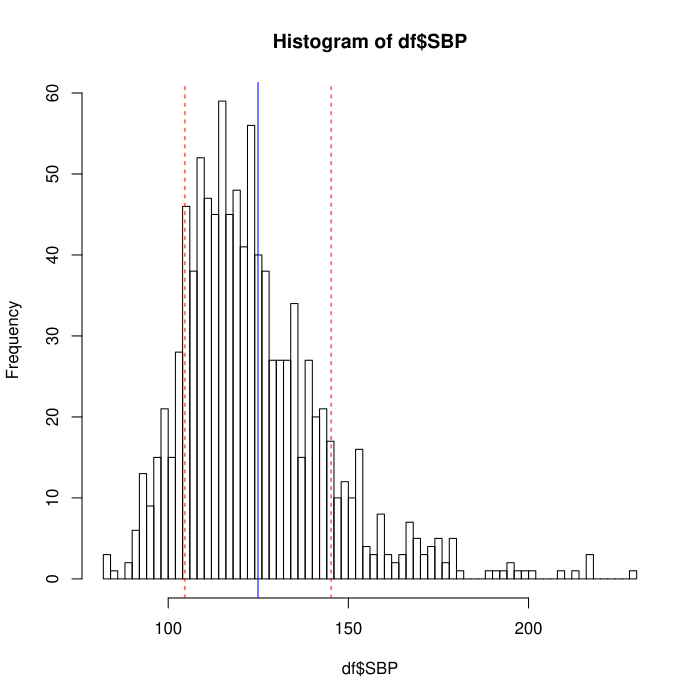

Write R code to recreate this figure.
rm(list = ls())
pathname<-"C:/BME/Sem 2/Biostat/Class 7/"
sbp<-read.csv(paste(pathname,"Lab Week 7 - NHANES subset.csv",sep=""))

summary(sbp$SBP)
mean(sbp$SBP)
median(sbp$SBP)
sd(sbp$SBP)

library(plotrix)
std.error(sbp$SBP)
quantile(sbp$SBP)
quantile(sbp$SBP)[2]
quantile(sbp$SBP)[4]
IQR(sbp$SBP)

pdf(paste(pathname,"Grade Lab.pdf",sep=""))
{
        
        {
                hist(df$SBP,breaks = 70)
                abline(v=mean(df$SBP)+sd(df$SBP), lty=2,col="red")
                abline(v=mean(df$SBP),lty=1,col="blue")
                abline(v=mean(df$SBP)-sd(df$SBP), lty=2,col="red")
                text(x=175,y=150,labels="mean+/-sd")
        }
        {
                hist(df$SBP,breaks = 50)
                abline(v=mean(df$SBP)+sd(df$SBP), lty=2,col="red")
                abline(v=mean(df$SBP),lty=1,col="blue")
                abline(v=mean(df$SBP)-sd(df$SBP), lty=2,col="red")
                text(x=175,y=150,labels="mean+/-sd, SE")
                
        }
        {
                hist(df$SBP,breaks = 20)
                abline(v=mean(df$SBP)+sd(df$SBP), lty=2,col="red")
                abline(v=mean(df$SBP),lty=1,col="blue")
                abline(v=mean(df$SBP)-sd(df$SBP), lty=2,col="red")
                text(x=175,y=150,labels="mean+/-sd")
                
        }}

dev.off()

sd(sbp$SBP)
standard_error = sd(sbp$SBP)/sqrt(length(sbp$SBP))
standard_error

#Sample 1
set.seed(123)
index1 <- sample(1:nrow(sbp), 100)
Sample1 <- sbp[index1,]

View(Sample1)
nrow(Sample1)
sd(Sample1$SBP)
sd(Sample1$SBP)/sqrt(length(Sample1$SBP))

#Sample 2
set.seed(124)
index2 <- sample(1:nrow(sbp), 100)
Sample2 <- sbp[index2,]

sd(Sample2$SBP)
sd(Sample2$SBP)/sqrt(length(Sample2$SBP))

#Sample 3
set.seed(125)
index3 <- sample(1:nrow(sbp), 100)
Sample3 <- sbp[index3,]

sd(Sample3$SBP)
sd(Sample3$SBP)/sqrt(length(Sample3$SBP))

mean(sbp$SBP) - 2*sd(sbp$SBP)
mean(sbp$SBP) + 2*sd(sbp$SBP)
